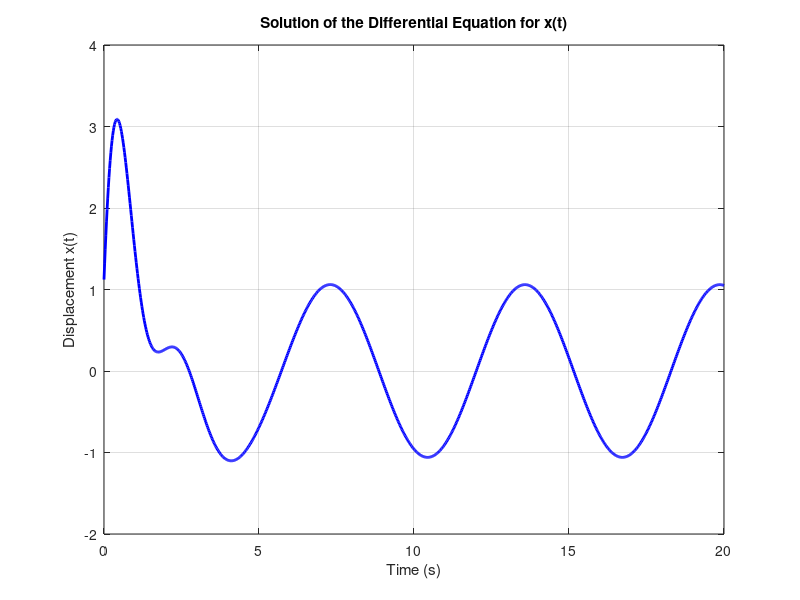

Write MATLAB code to recreate this figure.
% Define time range
t = linspace(0, 20, 1000); % Time from 0 to 20 seconds

% Constants from the solution
A = 0.561; % Approximation for the cosine term coefficient
B = 0.899; % Approximation for the sine term coefficient
C1 = 0.561; % Approximation for C1
C2 = 3.596; % Approximation for C2
r1 = -1.075; % Real part of exponential term
omega_d = 2.65; % Damped frequency

% Compute displacement function x(t)
x = A * cos(t) + B * sin(t) + exp(r1 * t) .* (C1 * cos(omega_d * t) + C2 * sin(omega_d * t));

% Plot the graph
figure;
plot(t, x, 'b', 'LineWidth', 2);
title('Solution of the Differential Equation for x(t)');
xlabel('Time (s)');
ylabel('Displacement x(t)');
grid on;
